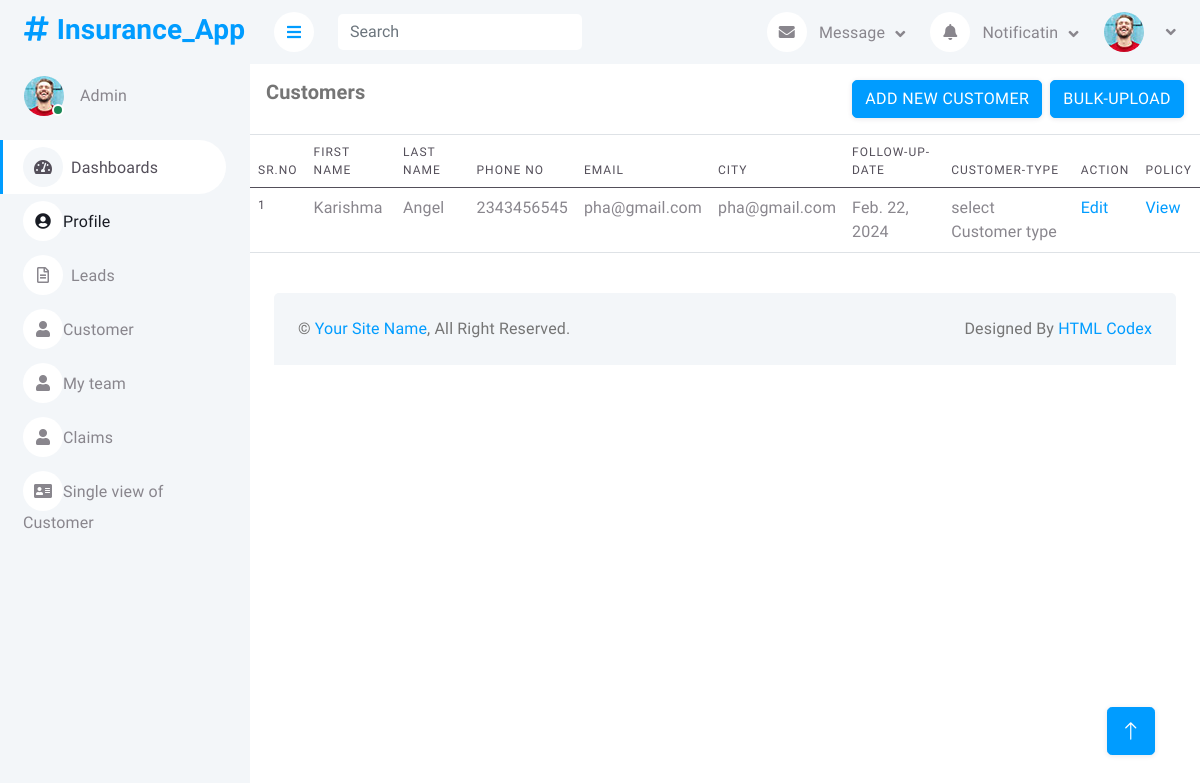
The app's page /customer/, older data.
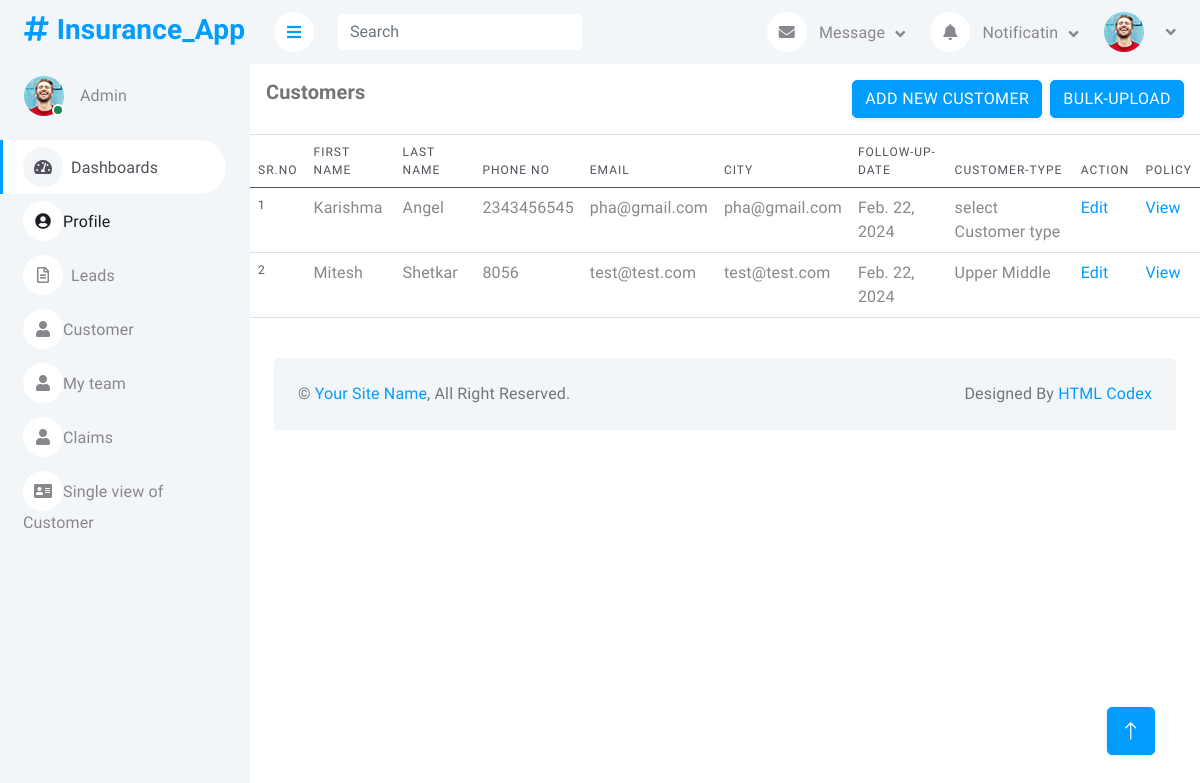
The same page, newer data.
### InsurancePolicy/models.py (models this page shows, shortened)
class Customer(models.Model):
    FirstName=models.CharField(max_length=50)
    LastName=models.CharField(max_length=50)
    Phone_No=models.IntegerField()
    Email_Id=models.CharField(max_length=100)
    City=models.CharField(max_length=50)
    Reference=models.CharField(max_length=50)
    Follow_up_date=models.DateField(default=date.today())
    Notes=models.CharField(max_length=1000)
    Customer_Type=models.CharField(max_length=50)
    Assign_to=models.CharField(max_length=50)

### InsurancePolicy/views.py (the view)
# urls.py: path('customer/',views.customer,name='customer'),
def customer(request):
    customers=Customer.objects.all()
    return render(request,'customer.html',{'customers':customers})

### templates/customer.html
{% extends "base.html" %}
{% block mainsection %}
{% load static %}
<div class="col-12">
    <div class="border-bottom card-body">
        <div class="d-flex align-itms-center">
            <h5 class="mb-0 card-title flex-grow-1">Customers</h6>
                <div class="flex-shrink-0">
                    <a class='btn btn-primary me-1' href="/add-customers">Add new Customer</a>
                    <button type='button' class='btn btn-primary'>Bulk-upload</button>
                </div>
        </div>
    </div>
    <div class="table-responsive">
        <table class="table">
            <thead>
                <tr>
                    <th scope="col">Sr.No</th>
                    <th scope="col">First Name</th>
                    <th scope="col">Last Name</th>
                    <th scope="col">Phone No</th>
                    <th scope="col">Email</th>
                    <th scope="col">City</th>
                    <th scope="col">follow-Up-Date</th>
                    <th scope="col">Customer-Type</th>
                    <th scope="col">Action</th>
                    <th scope="col">Policy</th>
                </tr>
            </thead>
            <tbody>
                {% for customer in customers %}
                <tr>
                    <th scope="row">{{forloop.counter}}</th>
                    <td>{{customer.FirstName}}</td>
                    <td>{{customer.LastName}}</td>
                    <td>{{customer.Phone_No}}</td>
                    <td>{{customer.Email_Id}}</td>
                    <td>{{customer.City}}</td>
                    <td>{{customer.Follow_up_date}}</td>
                    <td>{{customer.Customer_Type}}</td>
                    <td><a href="/edit-customers/{{customer.id}}">Edit</a></td>
                    <td><a href="/policy/{{customer.id}}">View</a></td>
                </tr>
                {% endfor %}
            </tbody>
        </table>
    </div>
</div>
{% endblock mainsection %}

Row changes from the older to the newer data that the page shows:
added Customer: FirstName "Mitesh", LastName "Shetkar", Phone_No "8056", Email_Id "test@test.com", City "test@test.com", Follow_up_date "Feb. 22, 2024", Customer_Type "Upper Middle"
